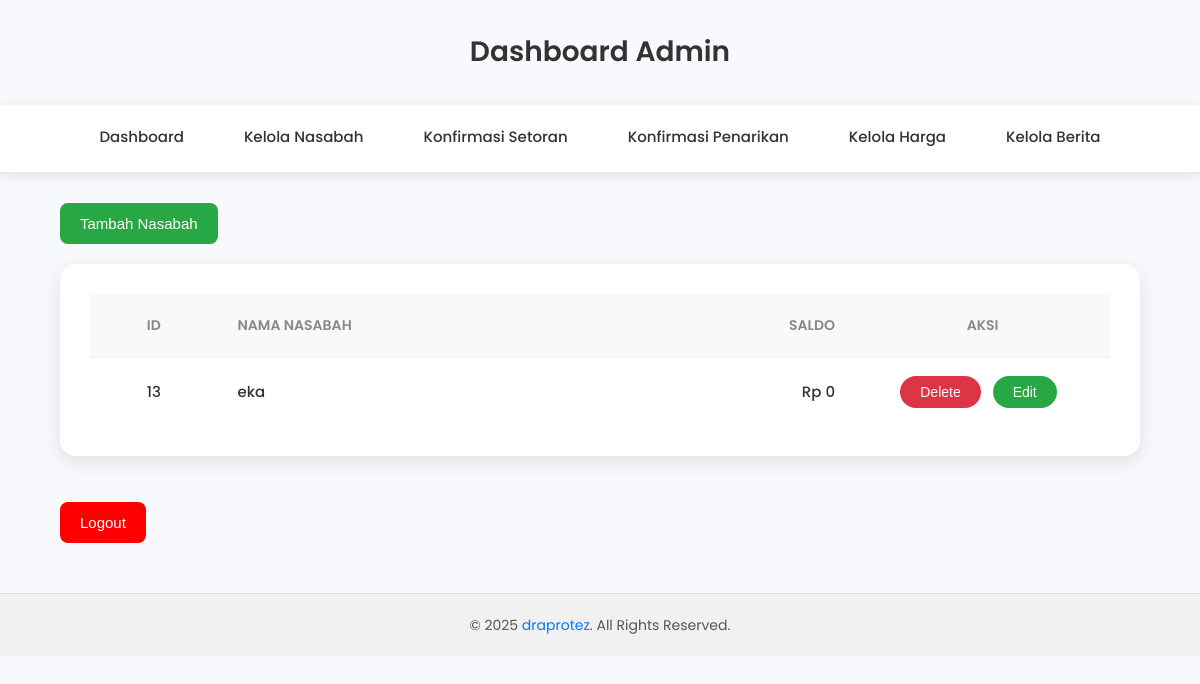
The app's page /views/kelolaNasabahViews.php (signed in) with its own data.
### tables this page shows
CREATE TABLE `users` (
  `id_user` int(11) NOT NULL,
  `nama` varchar(100) NOT NULL,
  `alamat` text DEFAULT NULL,
  `no_hp` varchar(15) DEFAULT NULL,
  `email` varchar(255) DEFAULT NULL,
  `username` varchar(50) NOT NULL,
  `password` varchar(255) NOT NULL,
  `created_at` timestamp NOT NULL DEFAULT current_timestamp()
);

### models/kelolaNasabahModels.php (called while the page is built, shortened)
<?php
function getAllUsers($conn) {
    $sql = "SELECT * FROM users ORDER BY nama ASC";
    $result = $conn->query($sql);
    return $result->fetch_all(MYSQLI_ASSOC);
}
?>

### models/saldoModels.php (called while the page is built)
<?php
function getSaldoUser($conn, $id_user) {
    $total_setoran = 0;
    $sql_setoran = "SELECT SUM(total_harga) AS total FROM setoran WHERE id_user = ?";
    $stmt_setoran = $conn->prepare($sql_setoran);
    $stmt_setoran->bind_param("i", $id_user);
    $stmt_setoran->execute();
    $result_setoran = $stmt_setoran->get_result();
    if ($result_setoran->num_rows > 0) {
        $total_setoran = (float)$result_setoran->fetch_assoc()['total'];
    }
    $total_penarikan = 0;
    $sql_penarikan = "SELECT SUM(jumlah) AS total FROM penarikan WHERE id_user = ?";
    $stmt_penarikan = $conn->prepare($sql_penarikan);
    $stmt_penarikan->bind_param("i", $id_user);
    $stmt_penarikan->execute();
    $result_penarikan = $stmt_penarikan->get_result();
    if ($result_penarikan->num_rows > 0) {
        $total_penarikan = (float)$result_penarikan->fetch_assoc()['total'];
    }
    return $total_setoran - $total_penarikan;
}
?>

### views/kelolaNasabahViews.php (the view, shortened to what this page needs)
<?php
include '../config/database.php';
include '../models/kelolaNasabahModels.php';
include '../models/saldoModels.php';
$users = getAllUsers($conn);
?>
<!DOCTYPE html>
<html lang="id">
<head>
    <link rel="stylesheet" href="../assets/css/admin-forms.css">
</head>
<body>
    <?php include '../includes/header.php'; ?>
    <div class="container">
        <button onclick="openForm('createForm')" class="btn btn-tambah">Tambah Nasabah</button>
        <div class="table-card">
            <table>
                <thead>
                    <tr>
                        <th class="col-id">ID</th>
                        <th class="col-nama">Nama Nasabah</th>
                        <th class="col-saldo">Saldo</th>
                        <th class="col-aksi">Aksi</th>
                    </tr>
                </thead>
                <tbody>
                    <?php if (empty($users)): ?>
                        <tr> <td colspan="4" style="text-align: center;">Belum ada data nasabah.</td> </tr>
                    <?php else: ?>
                        <?php foreach ($users as $user): ?>
                            <tr>
                                <td class="col-id"><?php echo $user['id_user']; ?></td>
                                <td class="col-nama"><?php echo htmlspecialchars($user['nama']); ?></td>
                                <td class="col-saldo">
                                    <?php
                                    $saldo = getSaldoUser($conn, $user['id_user']);
                                    echo 'Rp ' . number_format($saldo, 0, ',', '.');
                                    ?>
                                </td>
                                <td class="col-aksi">
                                    <button type="button" class="btn btn-delete"
                                            onclick="openDeleteConfirm(this)"
                                            data-url="../controller/nasabahController.php?action=delete&id=<?php echo $user['id_user']; ?>">
                                        Delete
                                    </button>
                                    <button type="button" class="btn btn-edit"
                                            onclick="openEditForm(this)"
                                            data-id="<?php echo $user['id_user']; ?>"
                                            data-nama="<?php echo htmlspecialchars($user['nama']); ?>"
                                            data-username="<?php echo htmlspecialchars($user['username']); ?>"
                                            data-email="<?php echo htmlspecialchars($user['email']); ?>"
                                            data-nohp="<?php echo htmlspecialchars($user['no_hp']); ?>"
                                            data-alamat="<?php echo htmlspecialchars($user['alamat']); ?>">
                                        Edit
                                    </button>
                                </td>
                            </tr>
                        <?php endforeach; ?>
                    <?php endif; ?>
                </tbody>
            </table>
        </div>
        <br>
        <button type="button" class="btn btn-tambah" style="background-color: red;" onclick="window.location.href='../logout.php'">Logout</button>
    </div>
    <?php include '../includes/footer.php'; ?>
</body>
</html>

### assets/css/admin-forms.css (style rules this page uses)
:root { --primary-color: #007bff; --success-color: #28a745; --warning-color: #ffc107; --danger-color: #dc3545; --info-color: #17a2b8; --dark-color: #343a40; --light-color: #f8f9fa; --border-color: #e9ecef; --text-color: #333; --text-muted: #6c757d; --shadow: 0 4px 6px rgba(0, 0, 0, 0.1); --shadow-lg: 0 6px 20px rgba(0, 0, 0, 0.1); --border-radius: 8px; --border-radius-lg: 16px; --transition: all 0.3s ease; }
* { margin: 0; padding: 0; box-sizing: border-box; }
body { font-family: "Poppins", sans-serif; background-color: #f7f9fc; color: var(--text-color); line-height: 1.6; }
.container { width: 90%; max-width: 1300px; margin: 30px auto; }
.table-card { background-color: #ffffff; border-radius: var(--border-radius-lg); box-shadow: var(--shadow-lg); padding: 30px; overflow-x: auto; margin-bottom: 20px; }
table { width: 100%; border-collapse: collapse; margin: 0; table-layout: fixed; }
th { text-align: center; padding: 20px 15px; color: #888; font-size: 14px; font-weight: 600; text-transform: uppercase; border-bottom: 2px solid #f4f4f4; background-color: var(--light-color); }
td { padding: 18px 15px; border-bottom: 1px solid #f4f4f4; font-size: 15px; font-weight: 500; vertical-align: middle; }
tbody tr:last-child td { border-bottom: none; }
.col-id { width: 10%; text-align: center; }
.col-nama { width: 25%; text-align: left; padding-left: 20px; }
.col-saldo { width: 25%; text-align: right; padding-right: 20px; }
.col-aksi { width: 20%; text-align: center; }
.btn { padding: 8px 20px; text-decoration: none; border-radius: 20px; color: white; border: none; cursor: pointer; font-size: 14px; font-weight: 500; margin-right: 8px; transition: var(--transition); display: inline-block; text-align: center; }
.btn-tambah { background-color: var(--success-color); display: inline-block; margin-bottom: 20px; font-size: 15px; padding: 12px 20px; border-radius: var(--border-radius); }
.btn-edit { background-color: var(--success-color); }
.btn-delete { background-color: var(--danger-color); }

### assets/css/header.css (style rules this page uses)
body { font-family: 'Poppins', sans-serif; background-color: #f7f9fc; margin: 0; padding: 0; color: #333; }

### records on screen
users: id_user "13", nama "eka", saldo "0"
